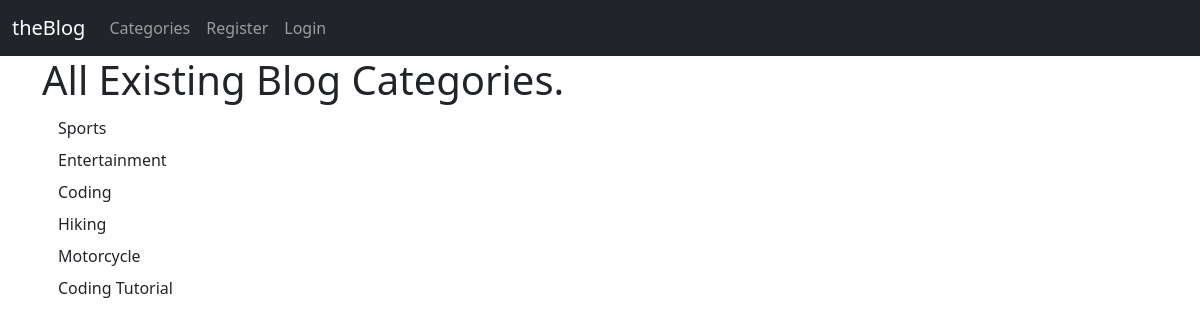
The page /category/ on the database its author committed.
### theBlog/models.py (models this page shows, shortened)
class Category(models.Model):
    name = models.CharField(max_length=225)
    def __str__(self):
        return self.name

### theBlog/views.py (the view)
# urls.py: path("category/", views.CategoryListView,name='categories-list'),
def CategoryListView(request):
    cat_menu_list = Category.objects.all()
    return render(request, 'categoriesList.html', context={'cat_list': cat_menu_list})

### theBlog/templates/categoriesList.html (shortened to what this page needs)
{% extends 'base.html' %}
{% block content %}
<h1>All Existing Blog Categories.</h1>
    {% for item in cat_list %}
        <a class="dropdown-item" href="{% url 'theBlog:category' item %}">{{ item }}</a>
    {% endfor %}
{% endblock %}

### rows shown on the page
Category: name "Sports"
Category: name "Entertainment"
Category: name "Coding"
Category: name "Hiking"
Category: name "Motorcycle"
Category: name "Coding Tutorial"
